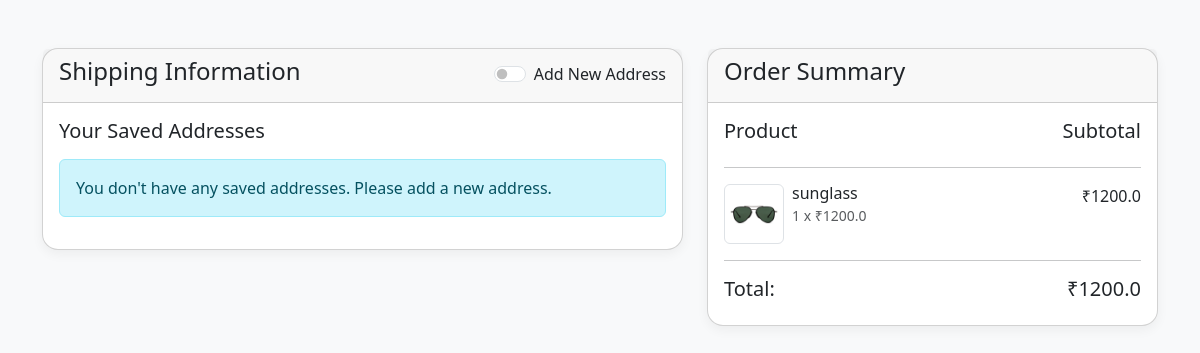
Screenshot of /checkout/ (signed in) with the database file from the repository.
### glass/models.py (models this page shows)
class Cart(models.Model):
    user = models.ForeignKey(User, on_delete=models.CASCADE)
    product= models.ForeignKey(Product, on_delete=models.CASCADE)
    quantity= models.IntegerField()
    totalprice= models.FloatField()

class Product(models.Model):
    name= models.CharField(max_length=250)
    price= models.FloatField()
    color= models.CharField(max_length=250)
    image= models.ImageField(upload_to='product/')
    image1 = models.ImageField(upload_to='path/to/upload/', null=True, blank=True)
    image2 = models.ImageField(upload_to='path/to/upload/', null=True, blank=True)
    image3 = models.ImageField(upload_to='path/to/upload/', null=True, blank=True)
    image4 = models.ImageField(upload_to='path/to/upload/', null=True, blank=True)
    image5 = models.ImageField(upload_to='path/to/upload/', null=True, blank=True)
    description= models.TextField()
    category= models.ForeignKey(category, on_delete=models.CASCADE,null=True)
    gender= models.ForeignKey(Gender, on_delete=models.CASCADE,null=True)
    material= models.ForeignKey(Material, on_delete=models.CASCADE,null=True)
    frameType= models.ForeignKey(FrameType, on_delete=models.CASCADE,null=True)
    frameShape= models.ForeignKey(FrameShape, on_delete=models.CASCADE,null=True)
    frameStyle= models.ForeignKey(FrameStyle, on_delete=models.CASCADE,null=True)

### glass/views.py (the view, shortened to what this page needs)
# urls.py: path('checkout/', views.checkout, name='checkout'),
def checkout(request):
    user = request.user
    cart_items = Cart.objects.filter(user=user)
    total_price = sum(item.totalprice for item in cart_items)
    saved_addresses = Address.objects.filter(user=user)
    return render(request, 'user/checkout.html', {
        'cart_items': cart_items,
        'total_price': total_price,
        'saved_addresses': saved_addresses
    })

### templates/user/checkout.html (shortened to what this page needs)
<!DOCTYPE html>
<html lang="en">
{% load static %}
<head>
    <link href="https://cdn.jsdelivr.net/npm/bootstrap@5.3.0/dist/css/bootstrap.min.css" rel="stylesheet">
    <link href="https://unpkg.com/aos@next/dist/aos.css" rel="stylesheet">
</head>
<body>
    {% load static %}
    {% block content %}
    <div class="container my-5">
        <div class="row">
            <div class="col-md-7">
                <div class="card mb-4">
                    <div class="card-header d-flex justify-content-between align-items-center">
                        <h4>Shipping Information</h4>
                        <div class="form-check form-switch">
                            <input class="form-check-input" type="checkbox" id="toggleAddressForm">
                            <label class="form-check-label" for="toggleAddressForm">Add New Address</label>
                        </div>
                    </div>
                    <div class="card-body">
                        <div class="saved-addresses-container">
                            <h5 class="mb-3">Your Saved Addresses</h5>
                            {% if saved_addresses %}
                                <form method="POST" id="savedAddressForm">
                                    {% csrf_token %}
                                    <input type="hidden" name="address_id" id="selected_address_id">
                                    <div class="row">
                                        {% for address in saved_addresses %}
                                            <div class="col-md-6 mb-3">
                                                <div class="card address-card p-3" data-address-id="{{ address.id }}">
                                                    <div class="d-flex justify-content-between">
                                                        <h6 class="fw-bold">{{ address.name }}</h6>
                                                        <div class="form-check">
                                                            <input class="form-check-input address-radio" type="radio"
                                                                name="address_selection" id="address{{ address.id }}"
                                                                value="{{ address.id }}" {% if forloop.first %}checked{% endif %}>
                                                        </div>
                                                    </div>
                                                    <p class="mb-1">{{ address.address }}</p>
                                                    <p class="mb-1">{{ address.city }}, {{ address.state }} - {{ address.pincode }}</p>
                                                    <p class="mb-0">Phone: {{ address.phone }}</p>
                                                </div>
                                            </div>
                                        {% endfor %}
                                    </div>
                                    <hr class="my-4">
                                    <h4 class="mb-3">Payment Method</h4>
                                    <div class="form-check mb-2">
                                        <input class="form-check-input" type="radio" name="payment_method" id="cod" value="cod" checked>
                                        <label class="form-check-label" for="cod">
                                            Cash on Delivery
                                        </label>
                                    </div>
                                    <div class="form-check mb-4">
                                        <input class="form-check-input" type="radio" name="payment_method" id="online" value="online">
                                        <label class="form-check-label" for="online">
                                            Online Payment
                                        </label>
                                    </div>
                                    <button type="submit" class="btn btn-primary btn-lg w-100">Complete Order</button>
                                </form>
                            {% else %}
                                <div class="alert alert-info">
                                    You don't have any saved addresses. Please add a new address.
                                </div>
                            {% endif %}
                        </div>
                    </div>
                </div>
            </div>
            <div class="col-md-5">
                <div class="card">
                    <div class="card-header">
                        <h4>Order Summary</h4>
                    </div>
                    <div class="card-body">
                        <div class="row mb-3">
                            <div class="col-8">
                                <h5>Product</h5>
                            </div>
                            <div class="col-4 text-end">
                                <h5>Subtotal</h5>
                            </div>
                        </div>
                        <hr>
                        {% for item in cart_items %}
                        <div class="row mb-3">
                            <div class="col-8">
                                <div class="d-flex">
                                    <img src="{{ item.product.image.url }}" alt="{{ item.product.name }}" class="img-thumbnail me-2" style="width: 60px; height: 60px; object-fit: cover;">
                                    <div>
                                        <h6 class="mb-0">{{ item.product.name }}</h6>
                                        <small class="text-muted">{{ item.quantity }} x ₹{{ item.product.price }}</small>
                                    </div>
                                </div>
                            </div>
                            <div class="col-4 text-end">
                                <span>₹{{ item.totalprice }}</span>
                            </div>
                        </div>
                        {% endfor %}
                        <hr>
                        <div class="row">
                            <div class="col-8">
                                <h5>Total:</h5>
                            </div>
                            <div class="col-4 text-end">
                                <h5>₹{{ total_price }}</h5>
                            </div>
                        </div>
                    </div>
                </div>
            </div>
        </div>
    </div>
    {% endblock content %}
</body>
</html>

### templates/user/checkout.html (style rules this page uses)
body { background-color: #f8f9fa; }
.card { border-radius: 1rem; box-shadow: 0 4px 12px rgba(0, 0, 0, 0.05); }

### rows the page displays
Cart: product.image (picture), product.name "sunglass", quantity "1", product.price "1200.0", totalprice "1200.0"

### other values shown
{{ total_price }} "1200.0"
